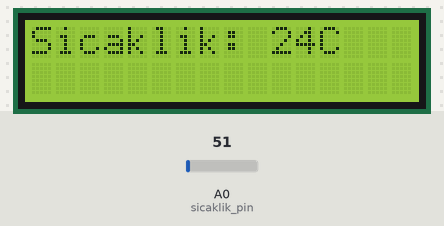
A sketch run on a simulated Arduino Uno, built with avr-gcc and run on an emulated ATmega328P. Shown: 16×2 character LCD. Inputs (shaded band) come from the test bench; at power-on: A0 (sicaklik_pin) = 51.

Above: at 1.2 s.
1.3 s: A0 (sicaklik_pin) set to 61
At 2.5 s:
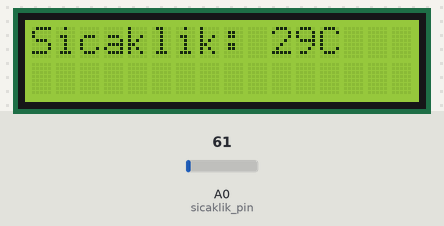
3.5 s: A0 (sicaklik_pin) set to 71
At 5.2 s:
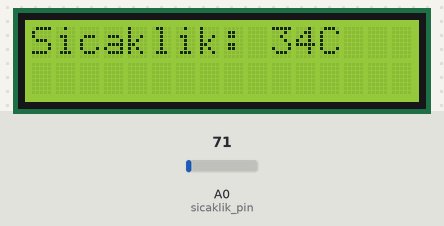
5.5 s: A0 (sicaklik_pin) set to 86
At 7.3 s:
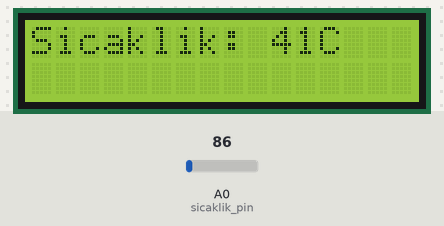
Timing chart, 0 to 8.8 s (numbered marks = the images above; inputs shaded):
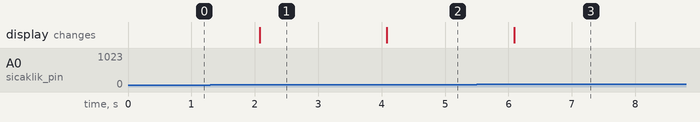

Measured:
- after the input at 1.3 s, the display: changes after 0.78 s (image 1)
- after the input at 3.5 s, the display: changes after 0.58 s (image 2)
- after the input at 5.5 s, the display: changes after 0.59 s (image 3)

The sketch:

code.ino
```cpp
#include <LiquidCrystal.h> //Ekran kütüphanesini taslağa dahil ettik.
LiquidCrystal lcd(12,11,5,4,3,2);
int sicaklik =0; //Sıcaklık değişkenimiz.
const int sicaklik_pin= A0; //LM35'i bağladığımız pin.

void setup() {
lcd.begin(16,2);
}

void loop() {
lcd.clear();
sicaklik = analogRead(sicaklik_pin); //Ham analog veriyi değişkenimizde sakladık.
sicaklik = sicaklik * 0.48828125; //Celcius cinsinden sıcaklık birimine dönüştürdük.
lcd.print("Sicaklik: "); // Bilgileri
lcd.print(sicaklik); // ekrana
lcd.print("C"); // yazdırdık...
delay(1000);
}
```
